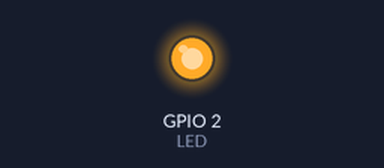
Recording of a program running on a simulated ESP32. On the bench: output pins drawn as LEDs (lit = HIGH). At 0.6 s the program puts the board to deep sleep or switches it off; the recording ends there.

Above: at 0.1 s.
Timing chart, 0 to 0.6 s (numbered marks = the images above):
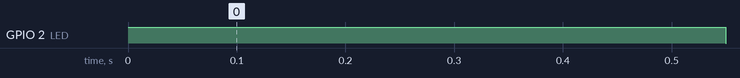

The program:

main.cpp
```cpp
// 3.2.3 DeepSleep Mode - Consumption
// Reveil toutes les T_sleep = 1 + 0,25 x N = 3,75 s.
//
// Le deep sleep coupe le coeur principal et la RAM : au reveil le programme
// REDEMARRE depuis setup(), il ne reprend pas. Tout le travail doit donc tenir
// dans setup(), et loop() n'est jamais atteinte.
//
// Pas de Serial ici, volontairement : c'est la version qui a servi a la capture
// captures/deep_sleep.csv. Un Serial.begin() allongerait la phase active, que
// nous avons mesuree a 640 ms (28,75 ms de domaine RTC + 61,25 ms de demarrage
// + 550,00 ms de LED allumee) pour une periode reelle de 4,369 s.

#include <Arduino.h>
#include <esp_sleep.h>

const int LED = LED_BUILTIN;              // GPIO 2
const unsigned long T_ON = 550;           // 50 x N, avec N = 11
const uint64_t T_SLEEP_US = 3750000ULL;   // (1 + 0,25 x 11) s

void setup() {
    pinMode(LED, OUTPUT);
    digitalWrite(LED, HIGH);
    delay(T_ON);
    digitalWrite(LED, LOW);

    esp_sleep_enable_timer_wakeup(T_SLEEP_US);
    esp_deep_sleep_start();               // ne rend jamais la main
}

void loop() {
    // jamais atteinte : esp_deep_sleep_start() ne revient pas
}
```

Measured:
- by itself, GPIO 2 (LED): LOW → HIGH at 0.00 s, → LOW 0.55 s later
